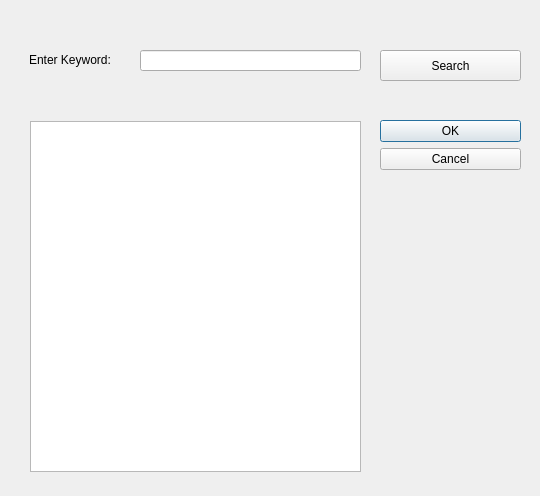
<?xml version="1.0" encoding="UTF-8"?>
<ui version="4.0">
 <class>Dialog</class>
 <widget class="QDialog" name="Dialog">
  <property name="geometry">
   <rect>
    <x>0</x>
    <y>0</y>
    <width>540</width>
    <height>496</height>
   </rect>
  </property>
  <property name="windowTitle">
   <string>Multiple Selection</string>
  </property>
  <widget class="QDialogButtonBox" name="buttonBox">
   <property name="geometry">
    <rect>
     <x>380</x>
     <y>120</y>
     <width>141</width>
     <height>351</height>
    </rect>
   </property>
   <property name="orientation">
    <enum>Qt::Vertical</enum>
   </property>
   <property name="standardButtons">
    <set>QDialogButtonBox::Cancel|QDialogButtonBox::Ok</set>
   </property>
  </widget>
  <widget class="QListView" name="lstLayers">
   <property name="geometry">
    <rect>
     <x>30</x>
     <y>121</y>
     <width>331</width>
     <height>351</height>
    </rect>
   </property>
  </widget>
  <widget class="QLabel" name="label">
   <property name="geometry">
    <rect>
     <x>29</x>
     <y>50</y>
     <width>101</width>
     <height>20</height>
    </rect>
   </property>
   <property name="text">
    <string>Enter Keyword:</string>
   </property>
  </widget>
  <widget class="QLineEdit" name="lineEdit">
   <property name="geometry">
    <rect>
     <x>140</x>
     <y>50</y>
     <width>221</width>
     <height>21</height>
    </rect>
   </property>
  </widget>
  <widget class="QPushButton" name="pushButton">
   <property name="geometry">
    <rect>
     <x>380</x>
     <y>50</y>
     <width>141</width>
     <height>31</height>
    </rect>
   </property>
   <property name="text">
    <string>Search</string>
   </property>
  </widget>
 </widget>
 <resources/>
 <connections>
  <connection>
   <sender>buttonBox</sender>
   <signal>accepted()</signal>
   <receiver>Dialog</receiver>
   <slot>accept()</slot>
   <hints>
    <hint type="sourcelabel">
     <x>248</x>
     <y>254</y>
    </hint>
    <hint type="destinationlabel">
     <x>157</x>
     <y>274</y>
    </hint>
   </hints>
  </connection>
  <connection>
   <sender>buttonBox</sender>
   <signal>rejected()</signal>
   <receiver>Dialog</receiver>
   <slot>reject()</slot>
   <hints>
    <hint type="sourcelabel">
     <x>316</x>
     <y>260</y>
    </hint>
    <hint type="destinationlabel">
     <x>286</x>
     <y>274</y>
    </hint>
   </hints>
  </connection>
 </connections>
</ui>
